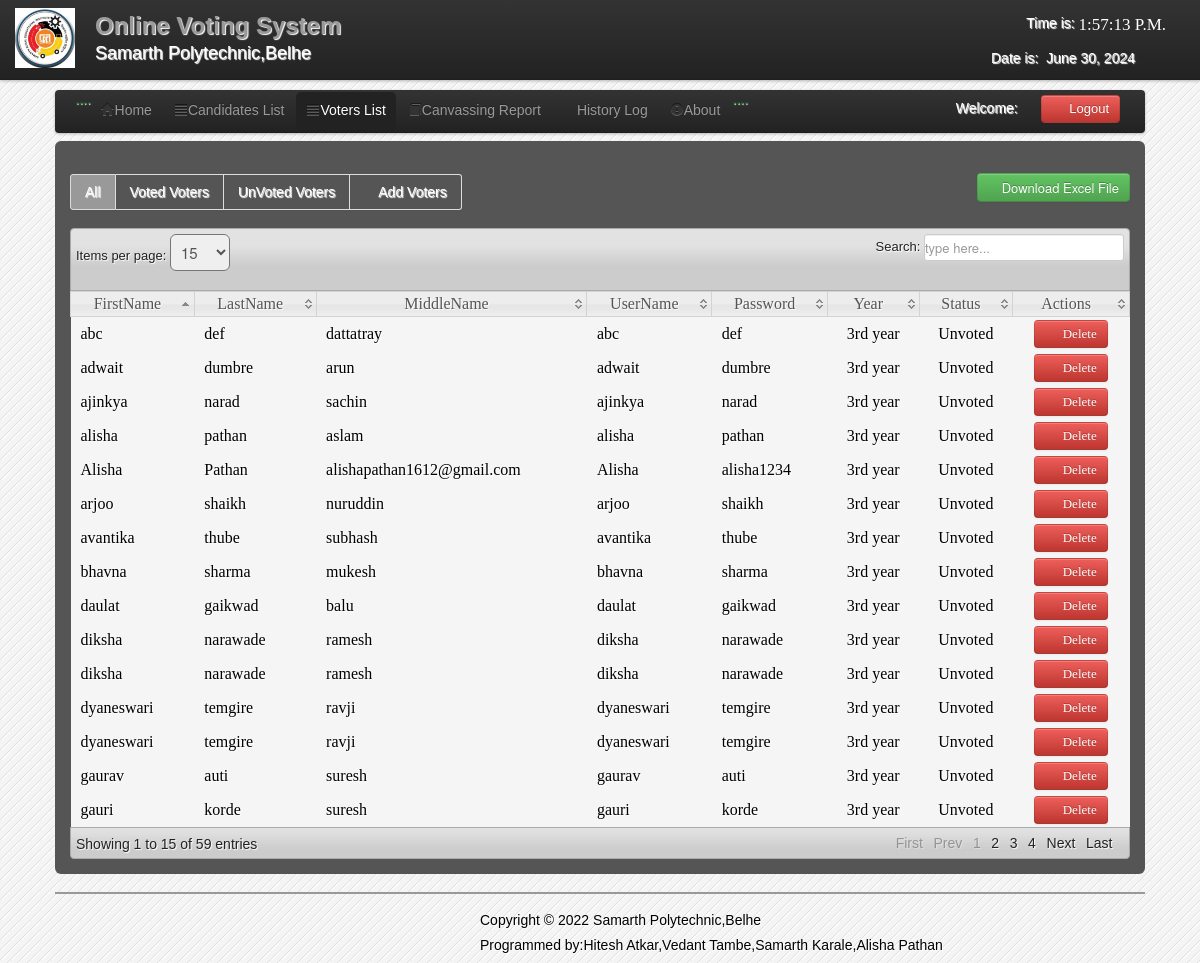
/admin/voter_list.php (signed in), run on the app's committed database.
### tables this page shows
CREATE TABLE `voters` (
  `VoterID` int(11) NOT NULL,
  `FirstName` varchar(150) NOT NULL,
  `LastName` varchar(150) NOT NULL,
  `MiddleName` varchar(100) NOT NULL,
  `Username` varchar(100) NOT NULL,
  `Password` varchar(100) NOT NULL,
  `Year` varchar(100) NOT NULL,
  `Status` varchar(20) NOT NULL
);

### admin/voter_list.php (the view, shortened to what this page needs)
<?php
include('session.php');
include('header.php');
include('dbcon.php');
?>
</head>
<body>
<?php include('nav_top.php'); ?>
<div class="wrapper">
<div class="home_body">
<div class="navbar">
	<div class="navbar-inner">
	<div class="container">
	<ul class="nav nav-pills">
	  <li>....</li>
	  <li><a href="home.php"><i class="icon-home icon-large"></i>Home</a></li>
	  <li><a  href="candidate_list.php"><i class="icon-align-justify icon-large"></i>Candidates List</a></li>
	  <li class="active"><a  href="voter_list.php"><i class="icon-align-justify icon-large"></i>Voters List</a></li>
		 <li><a  href="canvassing_report.php"><i class="icon-book icon-large"></i>Canvassing Report</a></li>
		    <li><a  href="History.php"><i class="icon-table icon-large"></i>History Log</a>
		   <li><a data-toggle="modal" href="#about"><i class="icon-exclamation-sign icon-large"></i>About</a></li>
		   <li>....</li>
	 </ul>
	<form class="navbar-form pull-right">
		<?php $result=mysqli_query($conn,"select * from users where User_id='$id_session'");
	$row=mysqli_fetch_array($result);
	?>
	<font color="white">Welcome:<i class="icon-user-md"></i><?php echo $row['User_Type']; ?></font>
	<a class="btn btn-danger" id="logout" data-toggle="modal" href="#myModal"><i class="icon-off"></i>&nbsp;Logout</a>
	</form>
	</div>
	</div>
	</div>
	<div id="element" class="hero-body">
		    <div class="pagination">
    <ul>
    <li  class="active"><a href="voter_list.php"><font color="white">All</font></a></li>
    <li  class=""><a href="Voted_voters.php"><font color="white">Voted Voters</font></a></li>
    <li  class=""><a href="Unvoted_voters.php"><font color="white">UnVoted Voters</font></a></li>
    <li  class=""><a href="new_voter.php"><font color="white"><i class="icon-plus icon-large"></i>Add Voters</font></a></li>
    </ul>
    </div>
	<div class="excel_button">
			<form method="POST" action="excel_voter.php">
	<button id="excel" class="btn btn-success" name="save"><i class="icon-download icon-large"></i>Download Excel File</button>
	</form>
	</div>
	<table class="users-table">
<div class="demo_jui">
		<table cellpadding="0" cellspacing="0" border="0" class="display" id="log" class="jtable">
			<thead>
				<tr>
				<th>FirstName</th>
				<th>LastName</th>
				<th>MiddleName</th>
				<th>UserName</th>
				<th>Password</th>
				<th>Year</th>
				<th>Status</th>
				<th>Actions</th>
				</tr>
			</thead>
			<tbody>
<?php $voter_query=mysqli_query($conn,"select  * from voters");
		while($voter_rows=mysqli_fetch_array($voter_query)){ $id=$voter_rows['VoterID'];
?>
<tr class="del<?php echo $id ?>">
	<td><?php echo $voter_rows['FirstName']; ?></td>
	<td><?php echo $voter_rows['LastName']; ?></td>
	<td><?php echo $voter_rows['MiddleName']; ?></td>
	<td><?php echo $voter_rows['Username']; ?></td>
	<td><?php echo $voter_rows['Password']; ?></td>
	<td align="center"><?php echo $voter_rows['Year']; ?></td>
	<td align="center"><?php echo $voter_rows['Status']; ?></td>
	<td align="center"><a class="btn btn-danger1"  id="<?php echo $id; ?>">  <i class="icon-trash icon-large"></i>&nbsp;Delete</a>
	</tr>
<?php } ?>
			</tbody>
		</table>
	</div>
	<?php include('footer.php')?>
</div>
</div>
</body>
</html>

### admin/css/datatable/demo_table_jui.css (style rules this page uses)
table.display thead th { cursor: pointer; padding: 3px 0 3px 10px; }
table.display { border-collapse: collapse; clear: both; margin: 0 auto; width: 100%; }
table.display td { padding: 3px 10px; }
tr.odd { background-color: #f5f5f5; }
tr.even { background-color: #f5f5f5; }
tr.odd td.sorting_1 { background-color: f5f5f5; }
tr.even td.sorting_1 { background-color: f5f5f5; }

### admin/css/Home.css (style rules this page uses)
* { margin:0; padding:0; }
body { font-family:"Trebuchet MS", "Myriad Pro", Arial, sans-serif; font-size:14px; background-color: #fff; background:#f4f4f4 url(../images/bg.gif) repeat top left; text-shadow:1px 1px 1px #fff; background-position: 0 0px; }
.wrapper { width:1090px; margin:10px auto; }

### data on the page
voters: FirstName "adwait", LastName "dumbre", MiddleName "arun", Username "adwait", Password "dumbre", Year "3rd year", Status "Unvoted"
voters: FirstName "daulat", LastName "gaikwad", MiddleName "balu", Username "daulat", Password "gaikwad", Year "3rd year", Status "Unvoted"
voters: FirstName "gaurav", LastName "auti", MiddleName "suresh", Username "gaurav", Password "auti", Year "3rd year", Status "Unvoted"
voters: FirstName "ajinkya", LastName "narad", MiddleName "sachin", Username "ajinkya", Password "narad", Year "3rd year", Status "Unvoted"
voters: FirstName "alisha", LastName "pathan", MiddleName "aslam", Username "alisha", Password "pathan", Year "3rd year", Status "Unvoted"
voters: FirstName "bhavna", LastName "sharma", MiddleName "mukesh", Username "bhavna", Password "sharma", Year "3rd year", Status "Unvoted"
voters: FirstName "diksha", LastName "narawade", MiddleName "ramesh", Username "diksha", Password "narawade", Year "3rd year", Status "Unvoted"
voters: FirstName "diksha", LastName "narawade", MiddleName "ramesh", Username "diksha", Password "narawade", Year "3rd year", Status "Unvoted"
voters: FirstName "dyaneswari", LastName "temgire", MiddleName "ravji", Username "dyaneswari", Password "temgire", Year "3rd year", Status "Unvoted"
voters: FirstName "dyaneswari", LastName "temgire", MiddleName "ravji", Username "dyaneswari", Password "temgire", Year "3rd year", Status "Unvoted"
voters: FirstName "gauri", LastName "korde", MiddleName "suresh", Username "gauri", Password "korde", Year "3rd year", Status "Unvoted"
voters: FirstName "arjoo", LastName "shaikh", MiddleName "nuruddin", Username "arjoo", Password "shaikh", Year "3rd year", Status "Unvoted"
voters: FirstName "avantika", LastName "thube", MiddleName "subhash", Username "avantika", Password "thube", Year "3rd year", Status "Unvoted"
voters: FirstName "abc", LastName "def", MiddleName "dattatray", Username "abc", Password "def", Year "3rd year", Status "Unvoted"
voters: FirstName "Alisha", LastName "Pathan", MiddleName "alishapathan1612@gmail.com", Username "Alisha", Password "alisha1234", Year "3rd year", Status "Unvoted"
